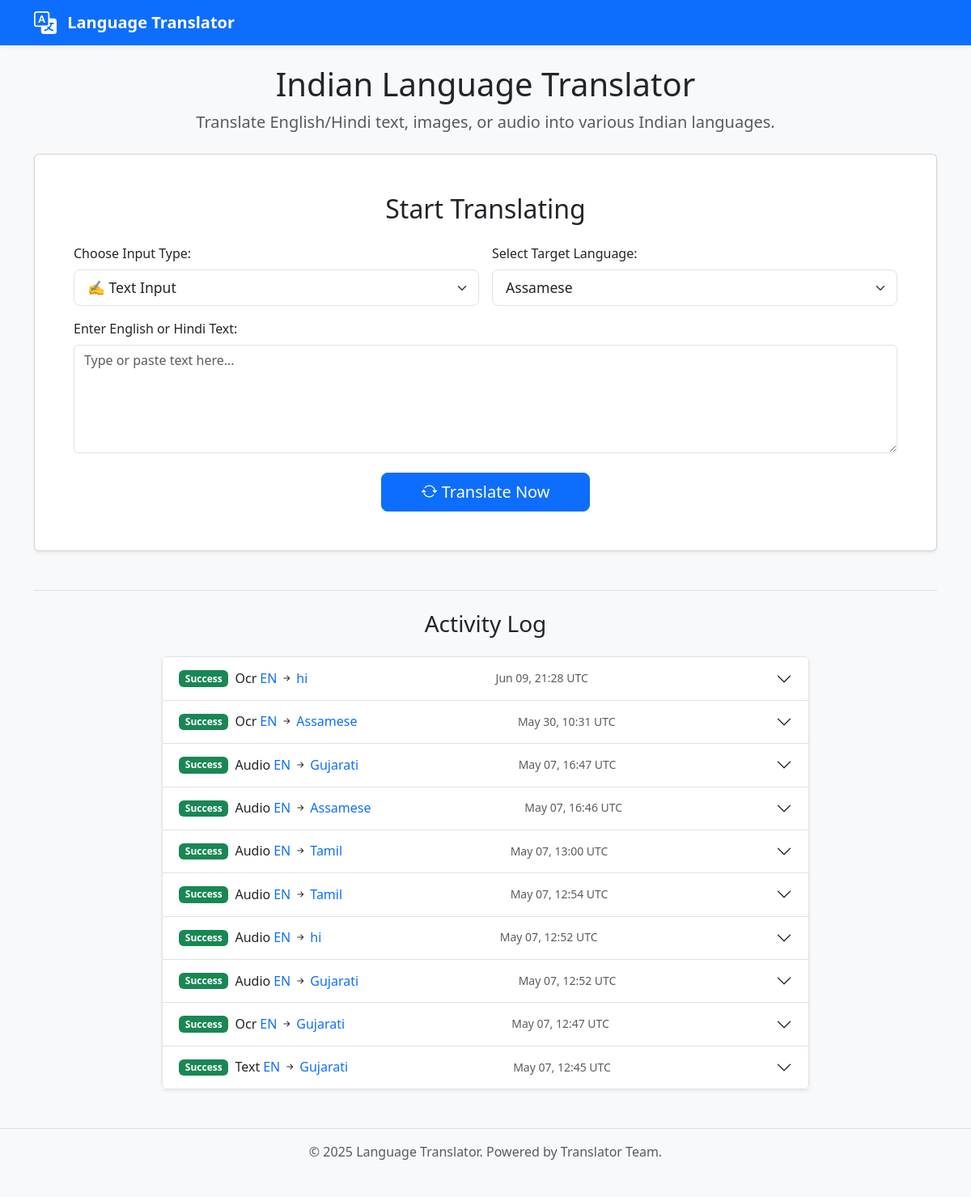
Before: / with the older database file.
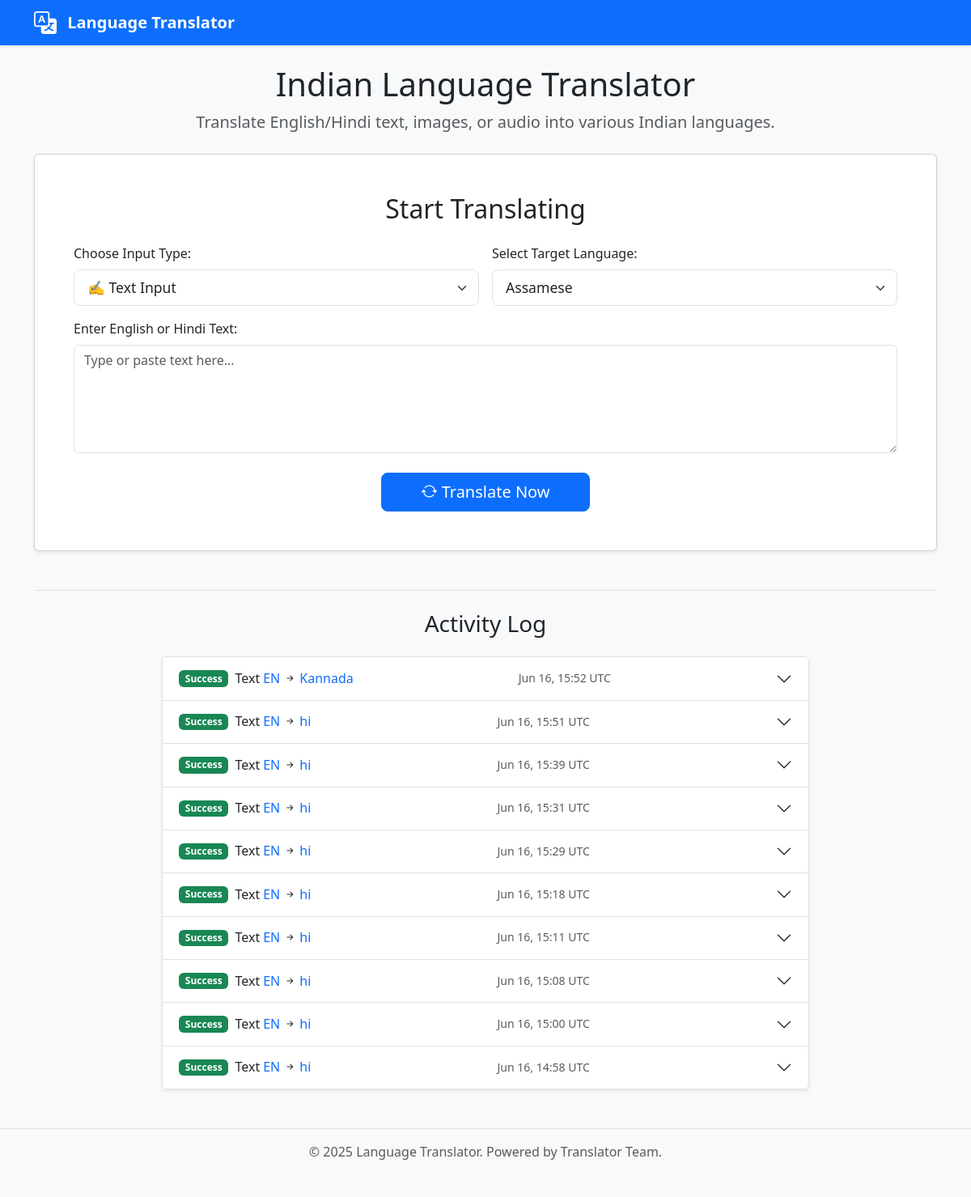
After: the same page with the newer database file.
### models.py (models this page shows, shortened)
class TranslationLog(db.Model):
    id = db.Column(db.Integer, primary_key=True)
    timestamp = db.Column(db.DateTime, default=datetime.utcnow)
    input_type = db.Column(db.String(20), nullable=False) # 'text', 'ocr', 'audio'
    source_language = db.Column(db.String(10), nullable=False) # e.g., 'en', 'hi'
    target_language = db.Column(db.String(10), nullable=False) # e.g., 'mr', 'ta', 'bn'
    original_text = db.Column(db.Text, nullable=True)
    translated_text = db.Column(db.Text, nullable=True)
    error_message = db.Column(db.Text, nullable=True) # Store errors if any

### app.py (the view, shortened to what this page needs)
@app.route('/', methods=['GET', 'POST'])
def index_route():
    translation_result = None
    original_text = request.form.get('text_input', '') if request.method == 'POST' else ''
    detected_lang_nllb = "" # Will store NLLB code of detected source lang
    error = None
    default_target_friendly_name = list(utils.SUPPORTED_LANGUAGES.keys())[0]
    selected_target_friendly_name = request.form.get('target_language', default_target_friendly_name)
    main_result_tts_supported = False
    main_result_tts_code = 'en'
    recent_logs = TranslationLog.query.order_by(TranslationLog.timestamp.desc()).limit(10).all()
    selected_nllb_for_main_result = utils.SUPPORTED_LANGUAGES.get(selected_target_friendly_name)
    if selected_nllb_for_main_result:
        tts_code_for_main = MASTER_TTS_CONFIG.get(selected_nllb_for_main_result)
        if tts_code_for_main:
            main_result_tts_supported = True
            main_result_tts_code = tts_code_for_main
    return render_template(
        'index.html',
        utils_supported_languages=utils.SUPPORTED_LANGUAGES,
        selected_target_lang=selected_target_friendly_name,
        original_text=original_text,
        translation_result=translation_result,
        detected_lang=NLLB_TO_FRIENDLY_NAME.get(detected_lang_nllb, detected_lang_nllb if detected_lang_nllb else "N/A"),
        error=error,
        main_result_tts_supported=main_result_tts_supported,
        main_result_tts_code=main_result_tts_code,
        recent_logs=recent_logs,
        MASTER_TTS_CONFIG=MASTER_TTS_CONFIG,
        NLLB_TO_FRIENDLY_NAME=NLLB_TO_FRIENDLY_NAME,
        current_year=datetime.now().year,
    )

### templates/index.html (shortened to what the changed rows need)
<!DOCTYPE html>
<html lang="en">
<head>
    <link href="https://cdn.jsdelivr.net/npm/bootstrap@5.3.2/dist/css/bootstrap.min.css" rel="stylesheet">
    <link rel="stylesheet" href="https://cdn.jsdelivr.net/npm/bootstrap-icons@1.11.1/font/bootstrap-icons.css">
    <link rel="stylesheet" href="{{ url_for('static', filename='style.css') }}">
</head>
<body>
    <div class="container mt-4 mb-5">
        <div class="text-center mb-4">
            <h1>Indian Language Translator</h1>
        </div>
        <div class="card shadow-sm mb-4">
            <div class="card-body p-lg-5 p-4">
                <h2 class="card-title text-center mb-4">Start Translating</h2>
            </div>
        </div>
        <div class="mt-5 pt-4 border-top">
            {% if recent_logs %}
                <div class="accordion shadow-sm mx-auto" id="activityLogAccordion" style="max-width: 800px;">
                    {% for log_item in recent_logs %}
                    <div class="accordion-item">
                        <h2 class="accordion-header" id="heading{{ loop.index }}">
                            <button class="accordion-button collapsed" type="button" data-bs-toggle="collapse" data-bs-target="#collapse{{ loop.index }}" aria-expanded="false" aria-controls="collapse{{ loop.index }}">
                                <span class="badge {{ 'bg-success' if log_item.translated_text else 'bg-danger' }} me-2">{{ 'Success' if log_item.translated_text else 'Failed' }}</span>
                                <span class="fw-normal me-1">{{ log_item.input_type|title }}</span>
                                <span class="text-primary">{{ NLLB_TO_FRIENDLY_NAME.get(log_item.source_language, log_item.source_language)|upper }}</span>
                                <i class="bi bi-arrow-right-short mx-1"></i>
                                <span class="text-primary">{{ NLLB_TO_FRIENDLY_NAME.get(log_item.target_language, log_item.target_language) }}</span>
                                <span class="ms-auto text-muted small">{{ log_item.timestamp_ist.strftime('%b %d, %H:%M') if log_item.timestamp_ist else (log_item.timestamp.strftime('%b %d, %H:%M UTC') if log_item.timestamp else '') }}</span>
                            </button>
                        </h2>
                    </div>
                    {% endfor %}
                </div>
            {% else %}
                <p class="text-center text-muted">No recent translation activity logged.</p>
            {% endif %}
        </div>
    </div>
</body>
</html>

Changed rows visible on the page:
no longer on this page (row unchanged): TranslationLog: translated_text "Success", input_type "Ocr", get "EN", get "hi", timestamp_ist "Jun 09, 21:28 UTC"
no longer on this page (row unchanged): TranslationLog: translated_text "Success", input_type "Ocr", get "EN", get "Assamese", timestamp_ist "May 30, 10:31 UTC"
no longer on this page (row unchanged): TranslationLog: translated_text "Success", input_type "Audio", get "EN", get "Gujarati", timestamp_ist "May 07, 16:47 UTC"
no longer on this page (row unchanged): TranslationLog: translated_text "Success", input_type "Audio", get "EN", get "Assamese", timestamp_ist "May 07, 16:46 UTC"
no longer on this page (row unchanged): TranslationLog: translated_text "Success", input_type "Audio", get "EN", get "Tamil", timestamp_ist "May 07, 13:00 UTC"
no longer on this page (row unchanged): TranslationLog: translated_text "Success", input_type "Audio", get "EN", get "Tamil", timestamp_ist "May 07, 12:54 UTC"
no longer on this page (row unchanged): TranslationLog: translated_text "Success", input_type "Audio", get "EN", get "hi", timestamp_ist "May 07, 12:52 UTC"
no longer on this page (row unchanged): TranslationLog: translated_text "Success", input_type "Audio", get "EN", get "Gujarati", timestamp_ist "May 07, 12:52 UTC"
no longer on this page (row unchanged): TranslationLog: translated_text "Success", input_type "Ocr", get "EN", get "Gujarati", timestamp_ist "May 07, 12:47 UTC"
no longer on this page (row unchanged): TranslationLog: translated_text "Success", input_type "Text", get "EN", get "Gujarati", timestamp_ist "May 07, 12:45 UTC"
added TranslationLog: translated_text "Success", input_type "Text", get "EN", get "Kannada", timestamp_ist "Jun 16, 15:52 UTC"
added TranslationLog: translated_text "Success", input_type "Text", get "EN", get "hi", timestamp_ist "Jun 16, 15:51 UTC"
added TranslationLog: translated_text "Success", input_type "Text", get "EN", get "hi", timestamp_ist "Jun 16, 15:39 UTC"
added TranslationLog: translated_text "Success", input_type "Text", get "EN", get "hi", timestamp_ist "Jun 16, 15:31 UTC"
added TranslationLog: translated_text "Success", input_type "Text", get "EN", get "hi", timestamp_ist "Jun 16, 15:29 UTC"
added TranslationLog: translated_text "Success", input_type "Text", get "EN", get "hi", timestamp_ist "Jun 16, 15:18 UTC"
added TranslationLog: translated_text "Success", input_type "Text", get "EN", get "hi", timestamp_ist "Jun 16, 15:11 UTC"
added TranslationLog: translated_text "Success", input_type "Text", get "EN", get "hi", timestamp_ist "Jun 16, 15:08 UTC"
added TranslationLog: translated_text "Success", input_type "Text", get "EN", get "hi", timestamp_ist "Jun 16, 15:00 UTC"
added TranslationLog: translated_text "Success", input_type "Text", get "EN", get "hi", timestamp_ist "Jun 16, 14:58 UTC"
